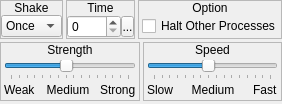
        <widget class="QWidget" name="wShakeScreen">
         <layout class="QVBoxLayout" name="verticalLayout_46">
          <property name="spacing">
           <number>3</number>
          </property>
          <property name="margin">
           <number>0</number>
          </property>
          <item>
           <widget class="QWidget" name="widget_30" native="true">
            <property name="sizePolicy">
             <sizepolicy hsizetype="Preferred" vsizetype="Fixed">
              <horstretch>0</horstretch>
              <verstretch>0</verstretch>
             </sizepolicy>
            </property>
            <layout class="QHBoxLayout" name="horizontalLayout_28">
             <property name="spacing">
              <number>3</number>
             </property>
             <property name="margin">
              <number>0</number>
             </property>
             <item>
              <widget class="QFrame" name="frame_31">
               <property name="frameShape">
                <enum>QFrame::StyledPanel</enum>
               </property>
               <property name="frameShadow">
                <enum>QFrame::Raised</enum>
               </property>
               <layout class="QVBoxLayout" name="verticalLayout_39">
                <property name="spacing">
                 <number>0</number>
                </property>
                <property name="margin">
                 <number>0</number>
                </property>
                <item>
                 <widget class="QLabel" name="label_28">
                  <property name="sizePolicy">
                   <sizepolicy hsizetype="Preferred" vsizetype="Fixed">
                    <horstretch>0</horstretch>
                    <verstretch>0</verstretch>
                   </sizepolicy>
                  </property>
                  <property name="text">
                   <string>Shake</string>
                  </property>
                  <property name="alignment">
                   <set>Qt::AlignCenter</set>
                  </property>
                 </widget>
                </item>
                <item>
                 <widget class="QWidget" name="widget_35" native="true">
                  <layout class="QHBoxLayout" name="horizontalLayout_19">
                   <property name="spacing">
                    <number>0</number>
                   </property>
                   <property name="margin">
                    <number>0</number>
                   </property>
                   <item>
                    <widget class="QComboBox" name="shakeScreen_cboxShake">
                     <item>
                      <property name="text">
                       <string>Once</string>
                      </property>
                     </item>
                     <item>
                      <property name="text">
                       <string>Begin</string>
                      </property>
                     </item>
                     <item>
                      <property name="text">
                       <string>Stop</string>
                      </property>
                     </item>
                    </widget>
                   </item>
                  </layout>
                 </widget>
                </item>
               </layout>
              </widget>
             </item>
             <item>
              <widget class="QFrame" name="frame_32">
               <property name="frameShape">
                <enum>QFrame::StyledPanel</enum>
               </property>
               <property name="frameShadow">
                <enum>QFrame::Raised</enum>
               </property>
               <layout class="QVBoxLayout" name="verticalLayout_40">
                <property name="spacing">
                 <number>0</number>
                </property>
                <property name="margin">
                 <number>0</number>
                </property>
                <item>
                 <widget class="QLabel" name="label_29">
                  <property name="sizePolicy">
                   <sizepolicy hsizetype="Preferred" vsizetype="Fixed">
                    <horstretch>0</horstretch>
                    <verstretch>0</verstretch>
                   </sizepolicy>
                  </property>
                  <property name="text">
                   <string>Time</string>
                  </property>
                  <property name="alignment">
                   <set>Qt::AlignCenter</set>
                  </property>
                 </widget>
                </item>
                <item>
                 <widget class="QWidget" name="widget_36" native="true">
                  <layout class="QHBoxLayout" name="horizontalLayout_20">
                   <property name="spacing">
                    <number>0</number>
                   </property>
                   <property name="margin">
                    <number>0</number>
                   </property>
                   <item>
                    <widget class="QSpinBox" name="shakeScreen_sbTime">
                     <property name="sizePolicy">
                      <sizepolicy hsizetype="Preferred" vsizetype="Fixed">
                       <horstretch>0</horstretch>
                       <verstretch>0</verstretch>
                      </sizepolicy>
                     </property>
                     <property name="accelerated">
                      <bool>true</bool>
                     </property>
                     <property name="maximum">
                      <number>1000</number>
                     </property>
                    </widget>
                   </item>
                   <item>
                    <widget class="SpinBoxSideButton" name="shakeScreen_bTimeSideButton">
                     <property name="minimumSize">
                      <size>
                       <width>13</width>
                       <height>21</height>
                      </size>
                     </property>
                     <property name="maximumSize">
                      <size>
                       <width>13</width>
                       <height>21</height>
                      </size>
                     </property>
                     <property name="text">
                      <string>...</string>
                     </property>
                     <property name="icon">
                      <iconset resource="gui_icons.qrc">
                       <normaloff>:/icons/spinBoxSideButton.png</normaloff>:/icons/spinBoxSideButton.png</iconset>
                     </property>
                     <property name="iconSize">
                      <size>
                       <width>8</width>
                       <height>16</height>
                      </size>
                     </property>
                    </widget>
                   </item>
                  </layout>
                 </widget>
                </item>
               </layout>
              </widget>
             </item>
             <item>
              <widget class="QFrame" name="frame_33">
               <property name="frameShape">
                <enum>QFrame::StyledPanel</enum>
               </property>
               <property name="frameShadow">
                <enum>QFrame::Raised</enum>
               </property>
               <layout class="QVBoxLayout" name="verticalLayout_41">
                <property name="spacing">
                 <number>0</number>
                </property>
                <property name="margin">
                 <number>0</number>
                </property>
                <item>
                 <widget class="QLabel" name="label_30">
                  <property name="sizePolicy">
                   <sizepolicy hsizetype="Preferred" vsizetype="Fixed">
                    <horstretch>0</horstretch>
                    <verstretch>0</verstretch>
                   </sizepolicy>
                  </property>
                  <property name="text">
                   <string>Option</string>
                  </property>
                  <property name="alignment">
                   <set>Qt::AlignCenter</set>
                  </property>
                 </widget>
                </item>
                <item>
                 <widget class="QWidget" name="widget_37" native="true">
                  <layout class="QHBoxLayout" name="horizontalLayout_27">
                   <property name="spacing">
                    <number>0</number>
                   </property>
                   <property name="leftMargin">
                    <number>3</number>
                   </property>
                   <property name="topMargin">
                    <number>0</number>
                   </property>
                   <property name="rightMargin">
                    <number>0</number>
                   </property>
                   <property name="bottomMargin">
                    <number>0</number>
                   </property>
                   <item>
                    <widget class="QCheckBox" name="shakeScreen_cbHaltOtherProcesses">
                     <property name="text">
                      <string>Halt Other Processes</string>
                     </property>
                    </widget>
                   </item>
                  </layout>
                 </widget>
                </item>
               </layout>
              </widget>
             </item>
            </layout>
           </widget>
          </item>
          <item>
           <widget class="QWidget" name="widget_38" native="true">
            <property name="sizePolicy">
             <sizepolicy hsizetype="Preferred" vsizetype="Fixed">
              <horstretch>0</horstretch>
              <verstretch>0</verstretch>
             </sizepolicy>
            </property>
            <layout class="QHBoxLayout" name="horizontalLayout_29">
             <property name="spacing">
              <number>3</number>
             </property>
             <property name="margin">
              <number>0</number>
             </property>
             <item>
              <widget class="QFrame" name="frmStrength">
               <property name="frameShape">
                <enum>QFrame::StyledPanel</enum>
               </property>
               <property name="frameShadow">
                <enum>QFrame::Raised</enum>
               </property>
               <layout class="QVBoxLayout" name="verticalLayout_42">
                <property name="spacing">
                 <number>0</number>
                </property>
                <property name="margin">
                 <number>0</number>
                </property>
                <item>
                 <widget class="QLabel" name="label_31">
                  <property name="sizePolicy">
                   <sizepolicy hsizetype="Preferred" vsizetype="Fixed">
                    <horstretch>0</horstretch>
                    <verstretch>0</verstretch>
                   </sizepolicy>
                  </property>
                  <property name="text">
                   <string>Strength</string>
                  </property>
                  <property name="alignment">
                   <set>Qt::AlignCenter</set>
                  </property>
                 </widget>
                </item>
                <item>
                 <widget class="QWidget" name="widget_39" native="true">
                  <layout class="QVBoxLayout" name="verticalLayout_43">
                   <property name="spacing">
                    <number>3</number>
                   </property>
                   <property name="margin">
                    <number>3</number>
                   </property>
                   <item>
                    <widget class="QSlider" name="shakeScreen_hsStrength">
                     <property name="minimum">
                      <number>1</number>
                     </property>
                     <property name="maximum">
                      <number>16</number>
                     </property>
                     <property name="value">
                      <number>8</number>
                     </property>
                     <property name="orientation">
                      <enum>Qt::Horizontal</enum>
                     </property>
                     <property name="tickPosition">
                      <enum>QSlider::TicksBelow</enum>
                     </property>
                     <property name="tickInterval">
                      <number>1</number>
                     </property>
                    </widget>
                   </item>
                   <item>
                    <widget class="QWidget" name="widget_40" native="true">
                     <layout class="QHBoxLayout" name="horizontalLayout_30">
                      <property name="spacing">
                       <number>0</number>
                      </property>
                      <property name="margin">
                       <number>0</number>
                      </property>
                      <item>
                       <widget class="QLabel" name="label_32">
                        <property name="sizePolicy">
                         <sizepolicy hsizetype="Fixed" vsizetype="Fixed">
                          <horstretch>0</horstretch>
                          <verstretch>0</verstretch>
                         </sizepolicy>
                        </property>
                        <property name="text">
                         <string>Weak</string>
                        </property>
                       </widget>
                      </item>
                      <item>
                       <widget class="QLabel" name="label_33">
                        <property name="sizePolicy">
                         <sizepolicy hsizetype="Preferred" vsizetype="Fixed">
                          <horstretch>0</horstretch>
                          <verstretch>0</verstretch>
                         </sizepolicy>
                        </property>
                        <property name="text">
                         <string>Medium</string>
                        </property>
                        <property name="alignment">
                         <set>Qt::AlignCenter</set>
                        </property>
                       </widget>
                      </item>
                      <item>
                       <widget class="QLabel" name="label_34">
                        <property name="sizePolicy">
                         <sizepolicy hsizetype="Fixed" vsizetype="Fixed">
                          <horstretch>0</horstretch>
                          <verstretch>0</verstretch>
                         </sizepolicy>
                        </property>
                        <property name="text">
                         <string>Strong</string>
                        </property>
                       </widget>
                      </item>
                     </layout>
                    </widget>
                   </item>
                  </layout>
                 </widget>
                </item>
               </layout>
              </widget>
             </item>
             <item>
              <widget class="QFrame" name="frmSpeed">
               <property name="frameShape">
                <enum>QFrame::StyledPanel</enum>
               </property>
               <property name="frameShadow">
                <enum>QFrame::Raised</enum>
               </property>
               <layout class="QVBoxLayout" name="verticalLayout_44">
                <property name="spacing">
                 <number>0</number>
                </property>
                <property name="margin">
                 <number>0</number>
                </property>
                <item>
                 <widget class="QLabel" name="label_35">
                  <property name="sizePolicy">
                   <sizepolicy hsizetype="Preferred" vsizetype="Fixed">
                    <horstretch>0</horstretch>
                    <verstretch>0</verstretch>
                   </sizepolicy>
                  </property>
                  <property name="text">
                   <string>Speed</string>
                  </property>
                  <property name="alignment">
                   <set>Qt::AlignCenter</set>
                  </property>
                 </widget>
                </item>
                <item>
                 <widget class="QWidget" name="widget_41" native="true">
                  <layout class="QVBoxLayout" name="verticalLayout_45">
                   <property name="spacing">
                    <number>3</number>
                   </property>
                   <property name="margin">
                    <number>3</number>
                   </property>
                   <item>
                    <widget class="QSlider" name="shakeScreen_hsSpeed">
                     <property name="minimum">
                      <number>1</number>
                     </property>
                     <property name="maximum">
                      <number>16</number>
                     </property>
                     <property name="value">
                      <number>8</number>
                     </property>
                     <property name="orientation">
                      <enum>Qt::Horizontal</enum>
                     </property>
                     <property name="tickPosition">
                      <enum>QSlider::TicksBelow</enum>
                     </property>
                     <property name="tickInterval">
                      <number>1</number>
                     </property>
                    </widget>
                   </item>
                   <item>
                    <widget class="QWidget" name="widget_42" native="true">
                     <layout class="QHBoxLayout" name="horizontalLayout_31">
                      <property name="spacing">
                       <number>0</number>
                      </property>
                      <property name="margin">
                       <number>0</number>
                      </property>
                      <item>
                       <widget class="QLabel" name="label_36">
                        <property name="sizePolicy">
                         <sizepolicy hsizetype="Fixed" vsizetype="Fixed">
                          <horstretch>0</horstretch>
                          <verstretch>0</verstretch>
                         </sizepolicy>
                        </property>
                        <property name="text">
                         <string>Slow</string>
                        </property>
                       </widget>
                      </item>
                      <item>
                       <widget class="QLabel" name="label_37">
                        <property name="sizePolicy">
                         <sizepolicy hsizetype="Preferred" vsizetype="Fixed">
                          <horstretch>0</horstretch>
                          <verstretch>0</verstretch>
                         </sizepolicy>
                        </property>
                        <property name="text">
                         <string>Medium</string>
                        </property>
                        <property name="alignment">
                         <set>Qt::AlignCenter</set>
                        </property>
                       </widget>
                      </item>
                      <item>
                       <widget class="QLabel" name="label_38">
                        <property name="sizePolicy">
                         <sizepolicy hsizetype="Fixed" vsizetype="Fixed">
                          <horstretch>0</horstretch>
                          <verstretch>0</verstretch>
                         </sizepolicy>
                        </property>
                        <property name="text">
                         <string>Fast</string>
                        </property>
                       </widget>
                      </item>
                     </layout>
                    </widget>
                   </item>
                  </layout>
                 </widget>
                </item>
               </layout>
              </widget>
             </item>
            </layout>
           </widget>
          </item>
          <item>
           <widget class="QFrame" name="frame_34">
            <property name="frameShape">
             <enum>QFrame::StyledPanel</enum>
            </property>
            <property name="frameShadow">
             <enum>QFrame::Raised</enum>
            </property>
           </widget>
          </item>
         </layout>
        </widget>
